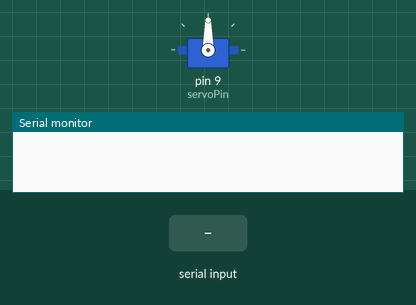
Bench run of a sketch on a simulated Arduino Uno, built with avr-gcc and run on an emulated ATmega328P. On the bench: servo, the last lines printed to the serial monitor. The test bench sets the inputs (shaded band).

Above: at 1.2 s.
1.3 s: "90,45\n" received over Serial
At 2.8 s:
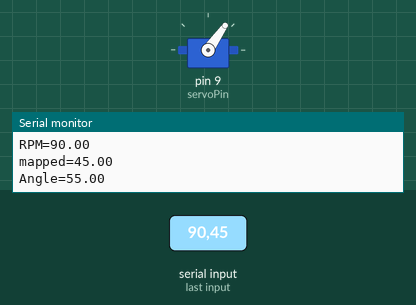
3.8 s: "200\n" received over Serial
At 5.8 s:
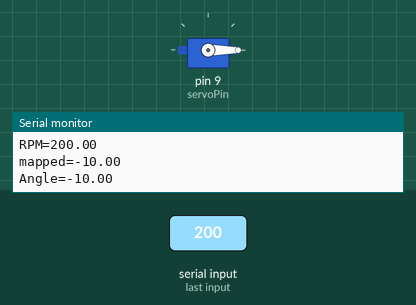
6.3 s: "90\n" received over Serial
At 7.7 s:
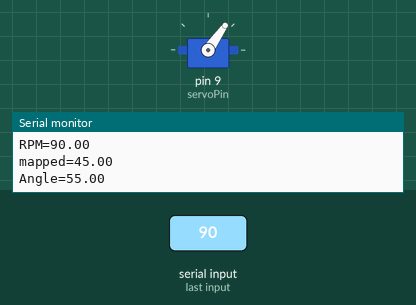
Timing chart, 0 to 9.3 s (numbered marks = the images above; inputs shaded):
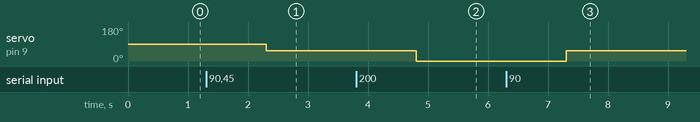

Measured:
- after the input at 1.3 s, servo on pin 9 (servoPin): 90° → 55° after 1.0 s
- after the input at 3.8 s, servo on pin 9 (servoPin): 55° → 0° after 1.0 s
- after the input at 6.3 s, servo on pin 9 (servoPin): 0° → 55° after 1.0 s

The sketch:

360servo.ino
```cpp
#include <Servo.h>

int potPin = 0;
int servoPin = 9;
Servo servo;
int i=0;

void setup()
{
  Serial.begin(9600);
  servo.attach(servoPin);
}

void loop()
{
//Seurial.println(i);
  if(Serial.available()){
    i++;
    String servoAngle=Serial.readString();
    float rpm=servoAngle.toFloat();
    Serial.print("RPM=");
    Serial.println(rpm);
    float servoAngleInt=map(rpm,0,120,90,30);
    Serial.print("mapped=");
    Serial.println(servoAngleInt);
    if(servoAngleInt>30 && servoAngleInt<=68){
      servoAngleInt += 10;
    }
    else if(servoAngleInt>=69 && servoAngleInt<=78){
      servoAngleInt += 5;
    }
    else if(servoAngleInt>=79 && servoAngleInt<=84){
      servoAngleInt += 1;
    }


    Serial.print("Angle=");
    Serial.println(servoAngleInt);
    servo.write(servoAngleInt);
  }


//  int reading = ;     // 0 to 1023
//  int angle = reading / 6;              // 0 to 180-ish
//  servo.write(85);
}
```
